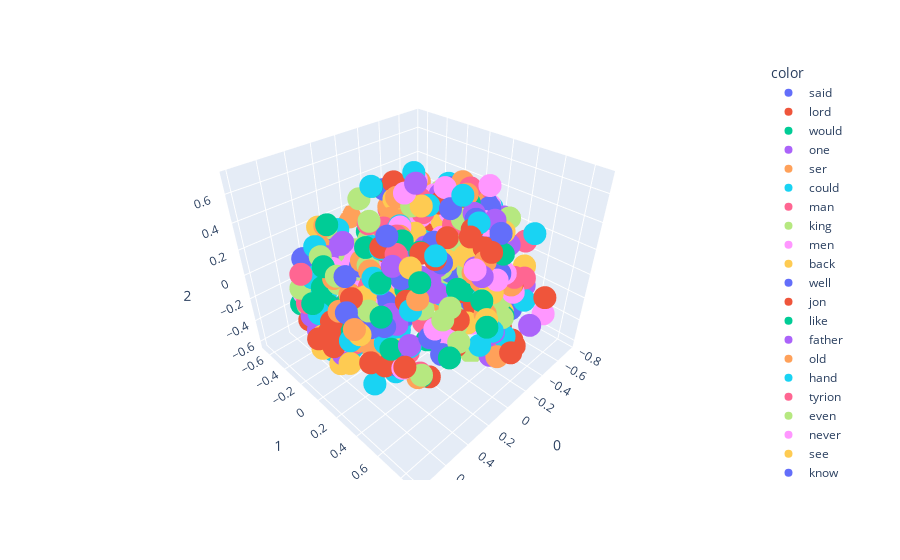

Notebook code cell kept with this figure:
### Markdown cell above
# Visualizing the vectors

### Code cell
import plotly.express as px
fig = px.scatter_3d(X[:500], x=0,y=1,z=2, color=y[:500])
fig.show()
